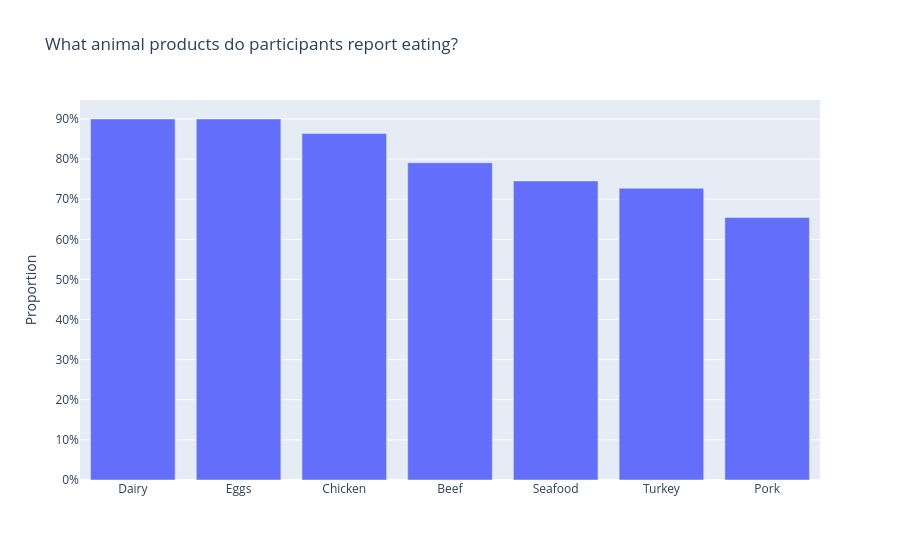

Notebook cell for this chart:
### Code cell
fig = go.Figure(data=go.Bar(y=eat_values['value'],
                            x=eat_values.index))
fig.update_layout(
    title='What animal products do participants report eating?',
    yaxis=dict(
        title='Proportion',
        tickformat= ',.0%'))
fig.show()

### Figure 1 — Plotly figure (JSON) as saved in the notebook; plotly's stock layout.template omitted (floating-point values rounded to 4 significant figures)
{"data": [{"type": "bar", "x": ["Dairy", "Eggs", "Chicken", "Beef", "Seafood", "Turkey", "Pork"], "y": [0.9, 0.9, 0.8636, 0.7909, 0.7455, 0.7273, 0.6545]}], "layout": {"autosize": true, "title": {"text": "What animal products do participants report eating?"}, "xaxis": {"autorange": true, "range": [-0.5, 6.5], "type": "category"}, "yaxis": {"autorange": true, "range": [0, 0.9474], "tickformat": ",.0%", "title": {"text": "Proportion"}, "type": "linear"}}}
